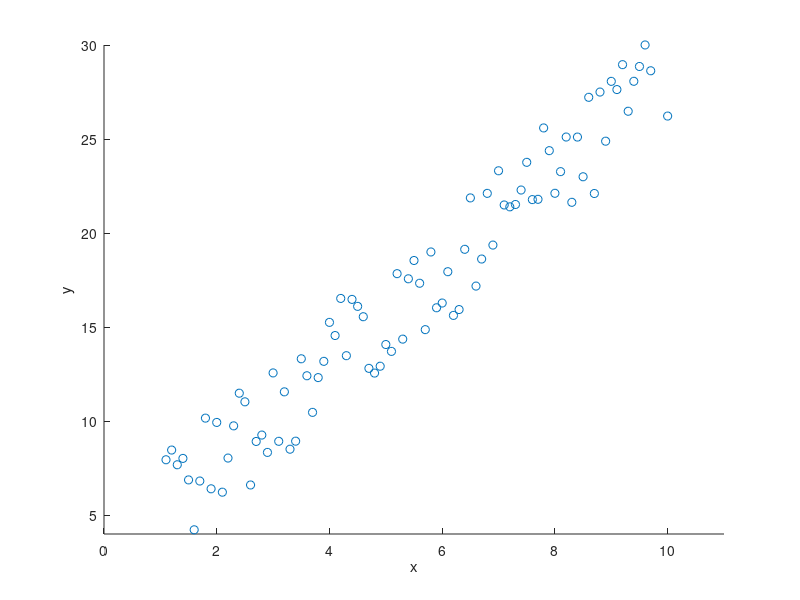

Reproduce this figure in MATLAB. (Note: this script raises an error after producing the figure.)
%% (1) Initialization
clear
clc

% Generate the observations (x, y)
theta_0t = 3.1; 
theta_1t = 2.5;
x = [1:0.1:10]'; %#ok
y = theta_0t + theta_1t .* x ...
    + (-3 + 6 * rand(length(x),1)); % adding noise to data

% Create augmented x
x_au = [ones(size(x,1),1) x];

figure(1)
scatter(x, y, 'b*')
ylabel('y'), xlabel('x')
axis([0 11 4 30])

%% (2) Objective Function Calculation
% Obj. value for true theta
theta = [3.1 2.5]';
J = Linear_ComputeCost(x_au, y, theta);
disp(['Obj. Value for True Param. = ' num2str(J)])

% Obj. value for some random theta
theta = [4.5 1.1]';
J = Linear_ComputeCost(x_au, y, theta);
disp(['Obj. Value for Radom Param. = ' num2str(J)])

%% (3) Gradient Descent
clc
% Initialize fitting parameters
theta0 = zeros(2, 1); % [0 0]

% Gradient descent settings
num_iter = 100;
alpha = 0.01;

disp('Running Gradient Descent ...')
% run gradient descent
[theta, J] = Linear_GradientDescent(x_au, y, theta0, alpha, num_iter);

% return results
disp(['Theta found by gradient descent: ' ...
    'Theta0 = ' num2str(theta(1)) ', Theta1 = ' num2str(theta(2))]);
disp(['Expected Theta values: ' ...
    'Theta0 = ' num2str(theta_0t) ', Theta1 = ' num2str(theta_1t)]);

% Plot the reuslts
figure(1)
hold on 
plot(x, x_au*theta, 'LineWidth', 2)
legend('Observations', 'Linear Regression')
hold off 

figure(2)
plot(1:num_iter, J)
xlabel('# of iterations')
ylabel('Obj. function value')

%% (4) Investigate the effect of random initialization
clc
clear J Jtemp i j

% Initialize fitting parameters
theta0 = [zeros(2, 1) rand(2,10) rand(2,10)+3];

% Gradient descent settings
num_iter = 10;

for i = 1:size(theta0,2) % for each theta0
    [~, Jtemp] = Linear_GradientDescent(x_au, y, theta0(:,i), alpha, num_iter);
    J(i) = Jtemp(end);
end

% Plot Obj. Values for different theta0's
figure(3)
scatter(1:21, J)

%% (5) Investigate the effect of alpha
clc
clear J Jtemp i j

% Initialize fitting parameters
theta0 = zeros(2, 1) ;

% Gradient descent settings
num_iter = 100;

alpha = [1e-5 1e-4 1e-3 1e-2 5e-2 1e-1];
for i = 1:length(alpha)
    [~, Jtemp] = Linear_GradientDescent(x_au, y, theta0, alpha(i), num_iter);
    J(i) = Jtemp(end);
end
